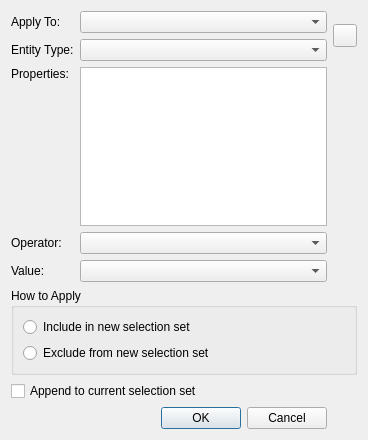
<?xml version="1.0" encoding="UTF-8"?>
<ui version="4.0">
 <class>LC_DlgQuickSelection</class>
 <widget class="QDialog" name="LC_DlgQuickSelection">
  <property name="geometry">
   <rect>
    <x>0</x>
    <y>0</y>
    <width>368</width>
    <height>440</height>
   </rect>
  </property>
  <property name="windowTitle">
   <string>Dialog</string>
  </property>
  <layout class="QGridLayout" name="gridLayout">
   <item row="1" column="1">
    <widget class="QComboBox" name="cbEntityType">
     <property name="toolTip">
      <string>Type of the entity to match</string>
     </property>
    </widget>
   </item>
   <item row="9" column="0" colspan="2">
    <widget class="QCheckBox" name="cbAppendToCurrentSelectionSet">
     <property name="toolTip">
      <string>If selected, matched entities will be added to the current selection. Otherwise, current selection will be replaced by new one.</string>
     </property>
     <property name="text">
      <string>Append to current selection set</string>
     </property>
    </widget>
   </item>
   <item row="8" column="0" colspan="3">
    <widget class="QGroupBox" name="groupBox">
     <property name="title">
      <string>How to Apply</string>
     </property>
     <layout class="QGridLayout" name="gridLayout_2">
      <item row="0" column="0">
       <widget class="QRadioButton" name="rbIncludeInSelectionSet">
        <property name="toolTip">
         <string>If checked, the object with matched value will be included into new selection set.</string>
        </property>
        <property name="text">
         <string>Include in new selection set</string>
        </property>
       </widget>
      </item>
      <item row="1" column="0">
       <widget class="QRadioButton" name="rbExcludeFromSelectionSet">
        <property name="toolTip">
         <string>If checked, object that does not match the condition will be included into selection set.</string>
        </property>
        <property name="text">
         <string>Exclude from new selection set</string>
        </property>
       </widget>
      </item>
     </layout>
    </widget>
   </item>
   <item row="0" column="1">
    <widget class="QComboBox" name="cbApplyTo">
     <property name="toolTip">
      <string>Defines to which objects selection conditions should be applied to</string>
     </property>
    </widget>
   </item>
   <item row="7" column="1">
    <widget class="QComboBox" name="cbValue">
     <property name="toolTip">
      <string>Value to match</string>
     </property>
    </widget>
   </item>
   <item row="6" column="1">
    <widget class="QComboBox" name="cbOperator">
     <property name="toolTip">
      <string>Logical operation applied to the property's value</string>
     </property>
    </widget>
   </item>
   <item row="1" column="0">
    <widget class="QLabel" name="label_2">
     <property name="text">
      <string>Entity Type:</string>
     </property>
    </widget>
   </item>
   <item row="0" column="0">
    <widget class="QLabel" name="label">
     <property name="text">
      <string>Apply To:</string>
     </property>
    </widget>
   </item>
   <item row="7" column="0">
    <widget class="QLabel" name="label_5">
     <property name="text">
      <string>Value:</string>
     </property>
    </widget>
   </item>
   <item row="3" column="0">
    <widget class="QLabel" name="label_3">
     <property name="text">
      <string>Properties:</string>
     </property>
    </widget>
   </item>
   <item row="6" column="0">
    <widget class="QLabel" name="label_4">
     <property name="text">
      <string>Operator:</string>
     </property>
    </widget>
   </item>
   <item row="10" column="0" colspan="2">
    <widget class="QDialogButtonBox" name="buttonBox">
     <property name="orientation">
      <enum>Qt::Horizontal</enum>
     </property>
     <property name="standardButtons">
      <set>QDialogButtonBox::Cancel|QDialogButtonBox::Ok</set>
     </property>
    </widget>
   </item>
   <item row="4" column="0">
    <spacer name="verticalSpacer">
     <property name="orientation">
      <enum>Qt::Vertical</enum>
     </property>
     <property name="sizeHint" stdset="0">
      <size>
       <width>20</width>
       <height>40</height>
      </size>
     </property>
    </spacer>
   </item>
   <item row="3" column="1" rowspan="2">
    <widget class="QListWidget" name="lvProperties"/>
   </item>
   <item row="0" column="2" rowspan="2">
    <widget class="QToolButton" name="tbManualSelect">
     <property name="text">
      <string/>
     </property>
     <property name="icon">
      <iconset resource="../../../../../res/icons/icons.qrc">
       <normaloff>:/icons/select.lci</normaloff>:/icons/select.lci</iconset>
     </property>
    </widget>
   </item>
  </layout>
 </widget>
 <resources>
  <include location="../../../../../res/icons/icons.qrc"/>
 </resources>
 <connections>
  <connection>
   <sender>buttonBox</sender>
   <signal>accepted()</signal>
   <receiver>LC_DlgQuickSelection</receiver>
   <slot>accept()</slot>
   <hints>
    <hint type="sourcelabel">
     <x>248</x>
     <y>254</y>
    </hint>
    <hint type="destinationlabel">
     <x>157</x>
     <y>274</y>
    </hint>
   </hints>
  </connection>
  <connection>
   <sender>buttonBox</sender>
   <signal>rejected()</signal>
   <receiver>LC_DlgQuickSelection</receiver>
   <slot>reject()</slot>
   <hints>
    <hint type="sourcelabel">
     <x>316</x>
     <y>260</y>
    </hint>
    <hint type="destinationlabel">
     <x>286</x>
     <y>274</y>
    </hint>
   </hints>
  </connection>
 </connections>
</ui>
